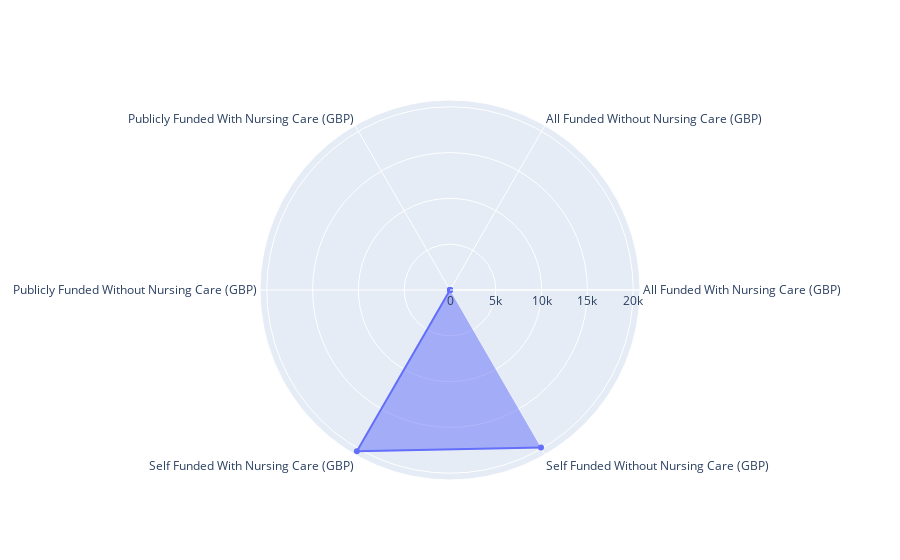

Notebook source saved alongside this figure:
### Markdown cell above
### Plot

### Code cell
# Showing spider plot
fig = go.Figure()

fig.add_trace(go.Scatterpolar(
    r = care_home_charges_scot.iloc[0].tolist(),
    theta = care_home_charges_scot.columns.values.tolist(),
    fill = "toself",
    name = str(care_home_charges_scot.index[0]).replace("0331","")
))

fig.show()

### Figure 1 — Plotly figure (JSON) as saved in the notebook; plotly's stock layout.template omitted (floating-point values rounded to 4 significant figures)
{"data": [{"fill": "toself", "name": "2010", "r": [0, 0, 0, 0, 20332, 19861], "theta": ["All Funded With Nursing Care (GBP)", "All Funded Without Nursing Care (GBP)", "Publicly Funded With Nursing Care (GBP)", "Publicly Funded Without Nursing Care (GBP)", "Self Funded With Nursing Care (GBP)", "Self Funded Without Nursing Care (GBP)"], "type": "scatterpolar"}], "layout": {}}
